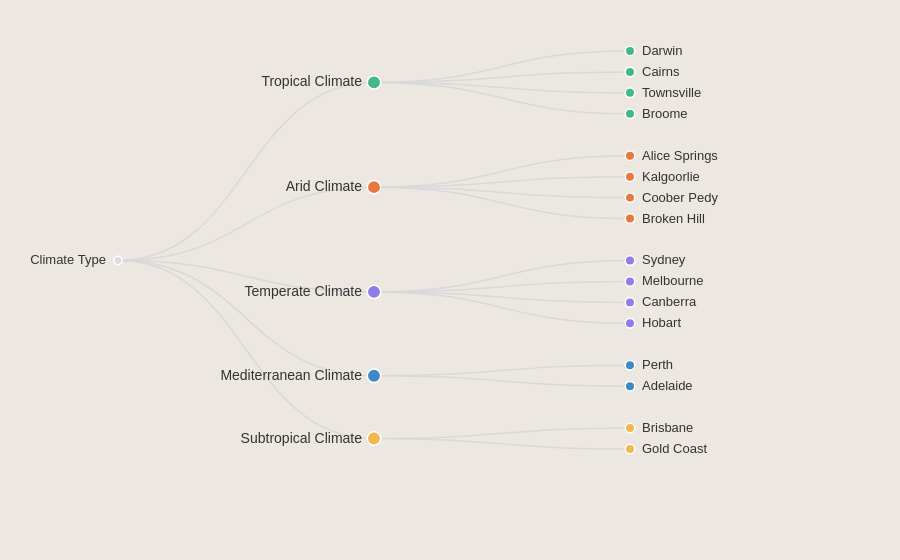

Source (Vega-Lite JSON):
### Vega specification from a JSON file in a GitHub repository (floating-point values rounded to 4 significant figures)
{"$schema": "https://vega.github.io/schema/vega/v5.json", "width": 900, "height": 560, "padding": 30, "background": "#ece7e1", "autosize": {"type": "fit", "contains": "padding"}, "data": [{"name": "tree", "values": [{"id": "Climate Type", "parent": ""}, {"id": "Tropical Climate", "parent": "Climate Type"}, {"id": "Darwin", "parent": "Tropical Climate"}, {"id": "Cairns", "parent": "Tropical Climate"}, {"id": "Townsville", "parent": "Tropical Climate"}, {"id": "Broome", "parent": "Tropical Climate"}, {"id": "Arid Climate", "parent": "Climate Type"}, {"id": "Alice Springs", "parent": "Arid Climate"}, {"id": "Kalgoorlie", "parent": "Arid Climate"}, {"id": "Coober Pedy", "parent": "Arid Climate"}, {"id": "Broken Hill", "parent": "Arid Climate"}, {"id": "Temperate Climate", "parent": "Climate Type"}, {"id": "Sydney", "parent": "Temperate Climate"}, {"id": "Melbourne", "parent": "Temperate Climate"}, {"id": "Canberra", "parent": "Temperate Climate"}, {"id": "Hobart", "parent": "Temperate Climate"}, {"id": "Mediterranean Climate", "parent": "Climate Type"}, {"id": "Perth", "parent": "Mediterranean Climate"}, {"id": "Adelaide", "parent": "Mediterranean Climate"}, {"id": "Subtropical Climate", "parent": "Climate Type"}, {"id": "Brisbane", "parent": "Subtropical Climate"}, {"id": "Gold Coast", "parent": "Subtropical Climate"}], "transform": [{"type": "stratify", "key": "id", "parentKey": "parent"}, {"type": "tree", "method": "tidy", "size": [{"signal": "height - 60"}, {"signal": "width - 240"}], "as": ["y", "x", "depth", "children"]}]}, {"name": "links", "source": "tree", "transform": [{"type": "treelinks"}, {"type": "linkpath", "orient": "horizontal", "shape": "diagonal", "sourceX": "source.x", "sourceY": "source.y", "targetX": "target.x", "targetY": "target.y"}]}], "scales": [{"name": "color", "type": "ordinal", "domain": ["Tropical Climate", "Arid Climate", "Temperate Climate", "Mediterranean Climate", "Subtropical Climate"], "range": ["#42b883", "#e9783f", "#8e7de8", "#3f88c5", "#f2b84b"]}], "marks": [{"type": "path", "from": {"data": "links"}, "encode": {"enter": {"path": {"field": "path"}, "stroke": {"value": "#d9d9d9"}, "strokeWidth": {"value": 1.5}, "fill": {"value": null}}}}, {"type": "symbol", "from": {"data": "tree"}, "encode": {"enter": {"size": {"signal": "datum.depth === 0 ? 70 : datum.children ? 180 : 90"}, "fill": [{"test": "datum.depth === 0", "value": "#dddddd"}, {"test": "datum.children", "scale": "color", "field": "id"}, {"scale": "color", "field": "parent"}], "stroke": {"value": "white"}, "strokeWidth": {"value": 1.5}}, "update": {"x": {"field": "x"}, "y": {"field": "y"}}}}, {"type": "text", "from": {"data": "tree"}, "encode": {"enter": {"text": {"field": "id"}, "font": {"value": "Arial"}, "fontSize": {"signal": "datum.depth === 0 ? 13 : datum.children ? 14 : 13"}, "fill": {"value": "#333333"}, "baseline": {"value": "middle"}, "align": {"signal": "datum.children ? 'right' : 'left'"}, "dx": {"signal": "datum.children ? -12 : 12"}}, "update": {"x": {"field": "x"}, "y": {"field": "y"}}}}]}
